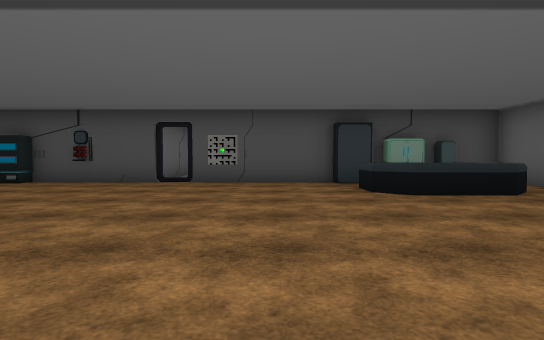
[1] (above)

17 first-person views from a walk through a Unity game level. The camera is 1.2 m above the floor, tilts 2° down and sees 80° across. The floor is counted in squares, 2 m on a side. Each view is taken from the middle of a square. On the plan, view 1 faces up. The plan holds only what a view shows up to about 10 squares ahead; the rest is blank. The place goes on beyond the plan. The player is left out. Door leaves are left out, so doorways stand open. Some surface patterns are stand-ins.

[2]
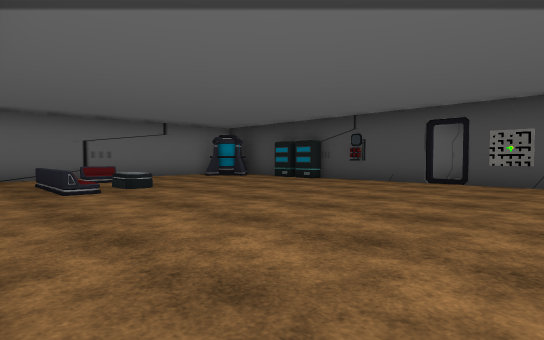

[3]
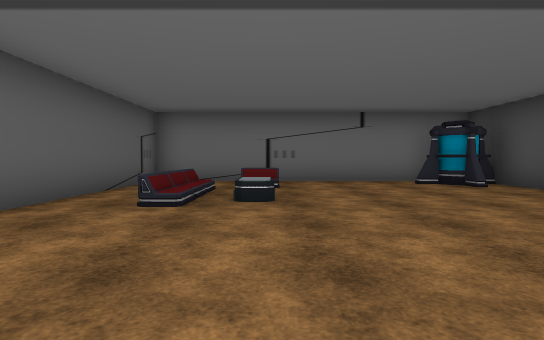

[4]
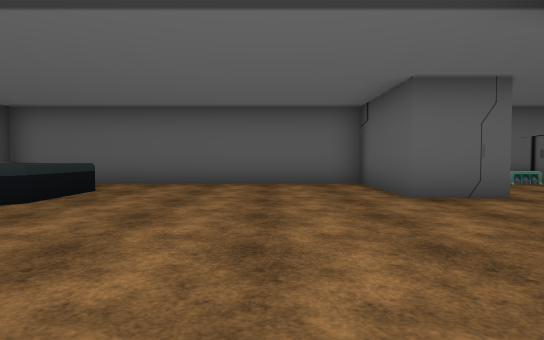

[5]
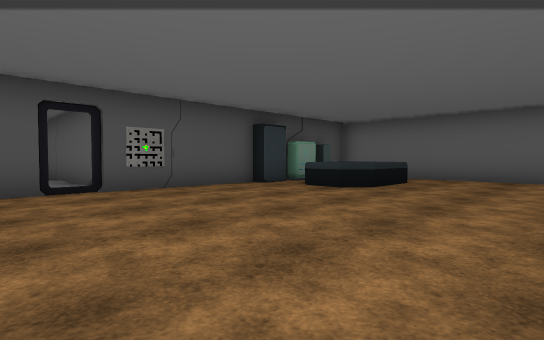

[6]
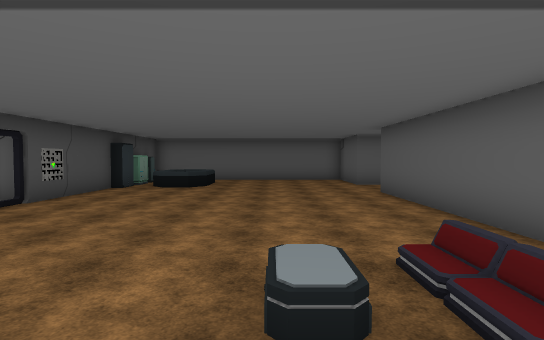

[7]
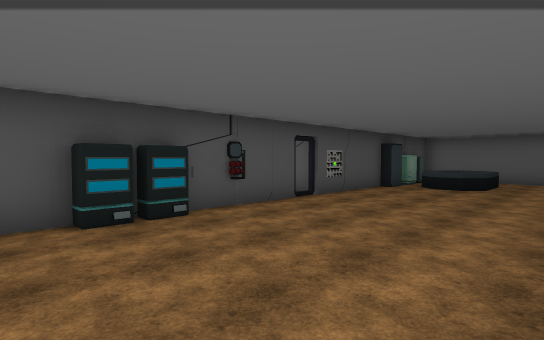

[8]
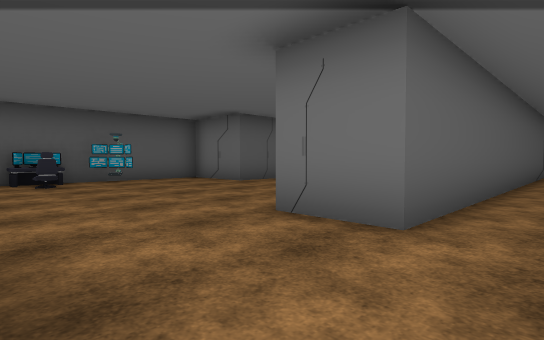

[9]
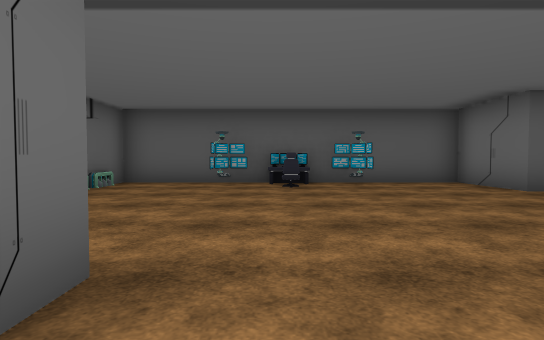

[10]
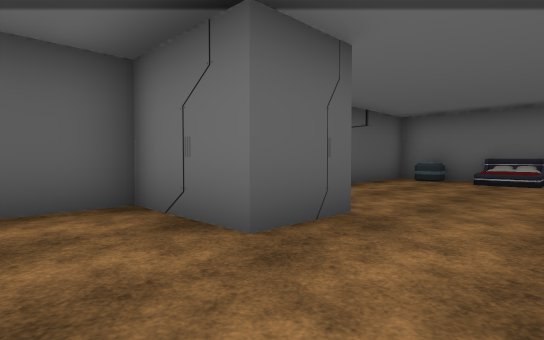

[11]
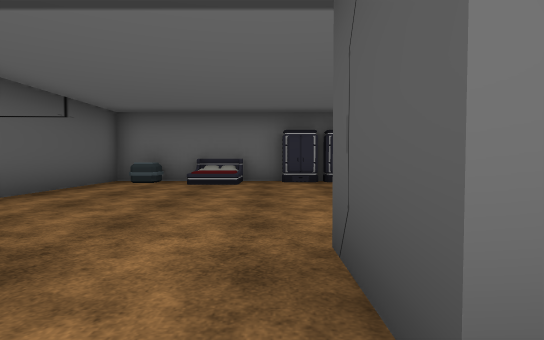

[12]
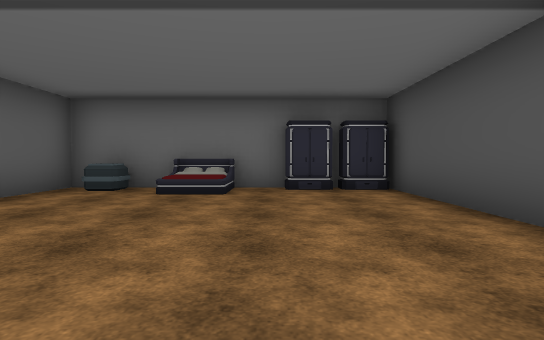

[13]
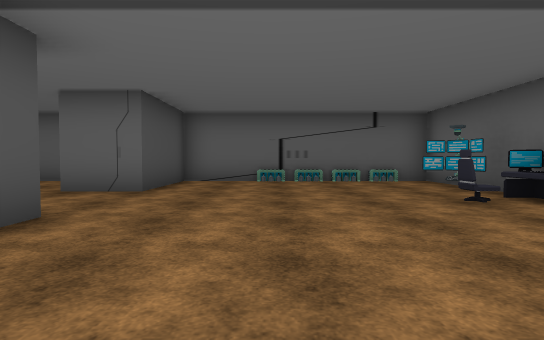

[14]
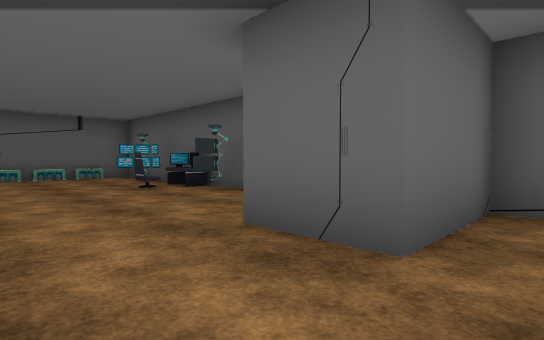

[15]
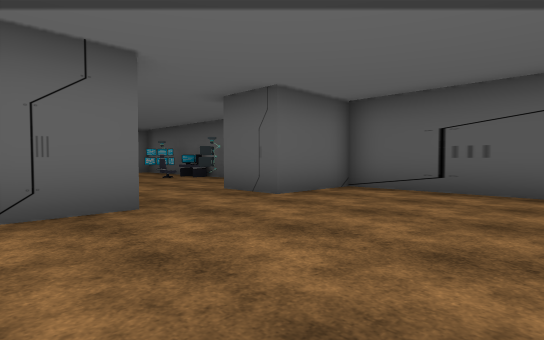

[16]
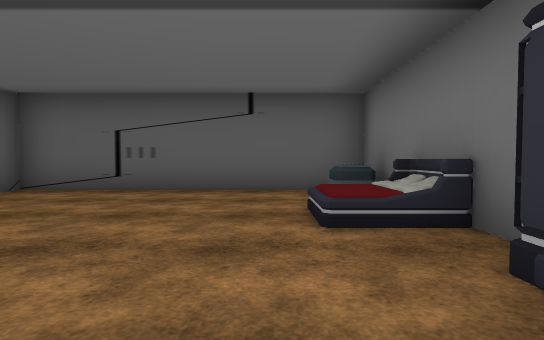

[17]
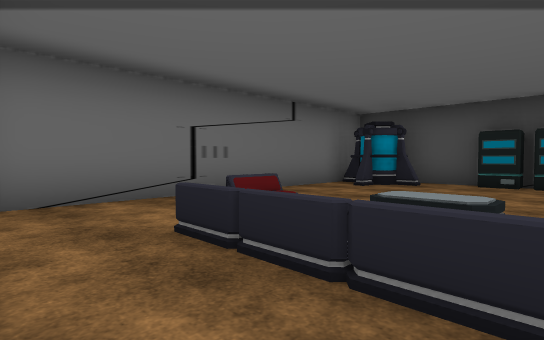

### Floor plan
Points are (right, up) in squares from view 1. A wall is a line through its corners. A room is listed if a view was taken in it or the views show most of it. See-through windows are left out.
Room 1 (views 1, 2, 3, 4, 5, 6, 7, 8, 9, 17)
walls: (1.5, 8.3) (-6.1, 8.3) (-6.1, 7.9) (-6.9, 7.9); (-7, 7.9) (-7.8, 7.9) (-7.8, 8.3) (-10.1, 8.3); (2.9, -0.1) (5.8, -0.1) (5.8, 8.3) (4.6, 8.3); (-8.8, 7.3) (-9.3, 7.3); (-9.7, 7) (-9.7, 6.5); (-9.3, 7.9) (-9.3, 7) (-10.1, 7); (-9.7, 8.4) (-9.7, 7.9); (-10.7, 8) (-10.7, -0.1) (0.3, -0.1)
ways out: opening at (1.5, -1) to room 2; open door at (-2.3, 8.3)
objects: sofa (-9, 2); sofa (-8, 1); sofa (-7, 1); table (-7, 3); sofa (-6, 1); other object (-1, 8); table (2, 6) to (4, 7); cabinet (2, 8); cabinet (3, 8); cabinet (4, 8)
Room 2 (views 10, 11)
walls: (1.4, -6.7) (1.9, -6.7); (-0.2, -6.9) (-0.2, -7.4) (-0.2, -6.9); (-0.2, -7.4) (0.2, -7.7) (-0.2, -7.4); (0.2, -7.7) (0.6, -7.7); (0.3, -0.1) (0.3, -1.6) (-0.2, -1.6); (2.5, -7.7) (3.3, -7.7); (-2.7, -5.9) (-2.7, -8.2) (5.8, -8.2) (5.8, -1.6) (2.9, -1.6) (2.9, -0.1); (1.8, -8.1) (2, -7.6); (3, -7.7) (3.3, -7.4)
low walls: (1.1, -7.7) (2.1, -7.7); (5.5, -4.2) (5.7, -3.7); (5.6, -4.4) (5.6, -3.6); (5.6, -5.4) (5.6, -4.6); (5.6, -6.4) (5.6, -5.6); (5.5, -7.3) (5.7, -6.8); (5.6, -7.4) (5.6, -6.6)
ways out: opening at (1.5, -1) to room 1; opening at (-3.5, -4.5) to room 3
Room 3 (views 12, 13, 14, 15, 16)
walls: (-6.8, -1.6) (-10.6, -1.6); (-10.7, -2.5) (-10.7, -8.2) (-4.2, -8.2) (-4.2, -5.9) (-2.7, -5.9); (-2.6, -3.6) (-4.2, -3.6) (-4.2, -2.2)
ways out: opening at (-3.5, -4.5) to room 2
objects: bed (-10, -6); wardrobe (-10, -3); wardrobe (-10, -2)

Where each view was taken, in squares from view 1:
view 1: 0 up, 0 right, facing up
view 2: 0 up, 0 right, facing up-left
view 3: 3 up, 2 left, facing left
view 4: 2 up, 2 left, facing right
view 5: 2 up, 4 left, facing up-right
view 6: 3 up, 9 left, facing right
view 7: 3 up, 9 left, facing up-right
view 8: 1 up, 3 right, facing down-left
view 9: 0 up, 2 right, facing down
view 10: 4 down, 1 left, facing down-left
view 11: 4 down, 2 left, facing left
view 12: 4 down, 4 left, facing left
view 13: 4 down, 3 left, facing right
view 14: 4 down, 5 left, facing down-right
view 15: 2 down, 8 left, facing down-right
view 16: 2 down, 9 left, facing down
view 17: 0 up, 6 left, facing up-left
